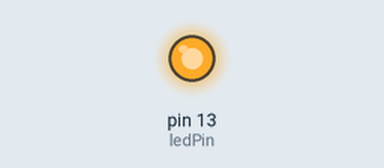
This sketch was run on a simulated Arduino Uno, built with avr-gcc and run on an emulated ATmega328P. Parts: output pins drawn as LEDs (lit = HIGH).

Above: at 0.02 s.
At 3.9 s:
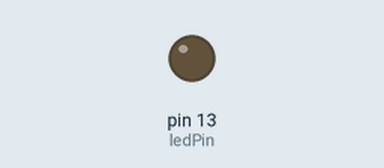
Timing chart, 0 to 6.5 s (numbered marks = the images above):
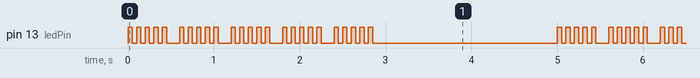

Measured:
- by itself, pin 13 (ledPin): moves between LOW and HIGH, repeating every 5.0 s

The sketch:

flashTest.ino
```cpp
/*
1/28/15
flashTest
*/
int flashes = 5;
int waitTime = 100;
int ledPin = 13;

void setup()
{
  pinMode (ledPin, OUTPUT); // setup
}

void loop()
{
  flashSet (waitTime, flashes);
  delay(2000);
}

// Function flashSet- is passed values for number of flashes and delay time
// Also calls flashFast50

void flashSet(int delTime, int numFlashes)
{
    for (int y =0; y < numFlashes; y++)
    {
      flashFast50();
      delay(delTime);
    }
}

void flashFast50()
{
  for (int x  =0; x < 5; x++)
  {
    digitalWrite(ledPin, HIGH);
    delay(50);
    digitalWrite(ledPin, LOW);
    delay(50);
  }
}
```
